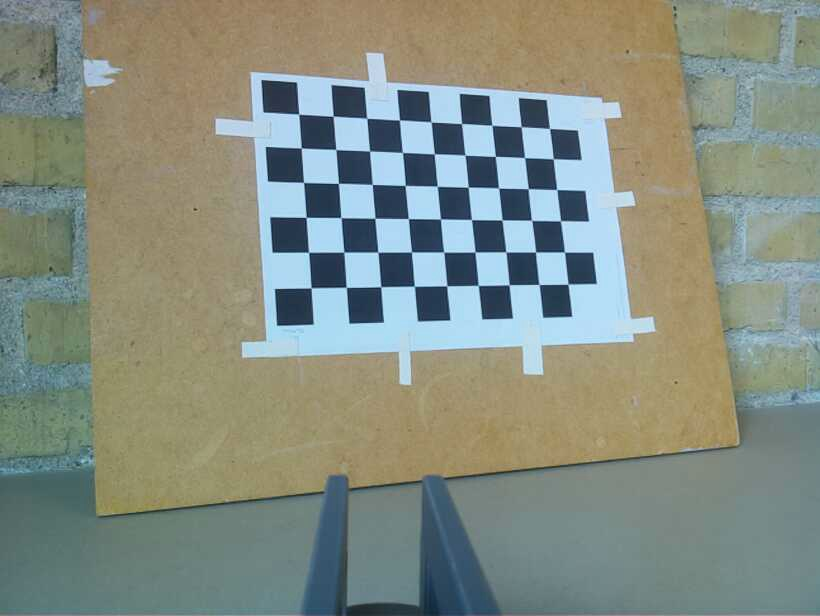
#> input picture captured_images/image_2025_Mar_25_144941_002.jpg, 820 x 616 px; its folder holds only this picture in this run
$ python cam_calibrate.py
#> lines starting #> are read from the running program, lines starting #| are printed output that depends on the picture; after the words box and inside, x2 and y2 are one past the last pixel; in counts of white or black regions, pixels touching at a corner belong together
import cv2
import numpy as np
import glob

# Chessboard parameters
CHESSBOARD_SIZE = (9, 6)  # Change this based on your chessboard
SQUARE_SIZE = 0.025  # Real-world size of a square in meters (adjust accordingly)

# Prepare object points like (0,0,0), (1,0,0), (2,0,0) ..., (8,5,0)
objp = np.zeros((CHESSBOARD_SIZE[0] * CHESSBOARD_SIZE[1], 3), np.float32)
objp[:, :2] = np.mgrid[0:CHESSBOARD_SIZE[0], 0:CHESSBOARD_SIZE[1]].T.reshape(-1, 2)
objp *= SQUARE_SIZE  # Scale to real-world size

objpoints = []  # 3D points in real-world space
imgpoints = []  # 2D points in image plane

# Load images
images = glob.glob("/home/local/svn/robobot/mqtt_python/group_103/captured_images/*.jpg")  # Put calibration images in this folder

if len(images) == 0:
    print("No images found! Check the folder path.")
else:
    print(f"Found {len(images)} images for calibration.")

for fname in images:
    img = cv2.imread(fname)
#> img is the input picture: shape (616, 820, 3); mean B, G, R 130.3, 141.2, 132.5
    if img is None:  # Ensure the image is loaded correctly
        print(f"Failed to load image {fname}")
        continue

    gray = cv2.cvtColor(img, cv2.COLOR_BGR2GRAY)
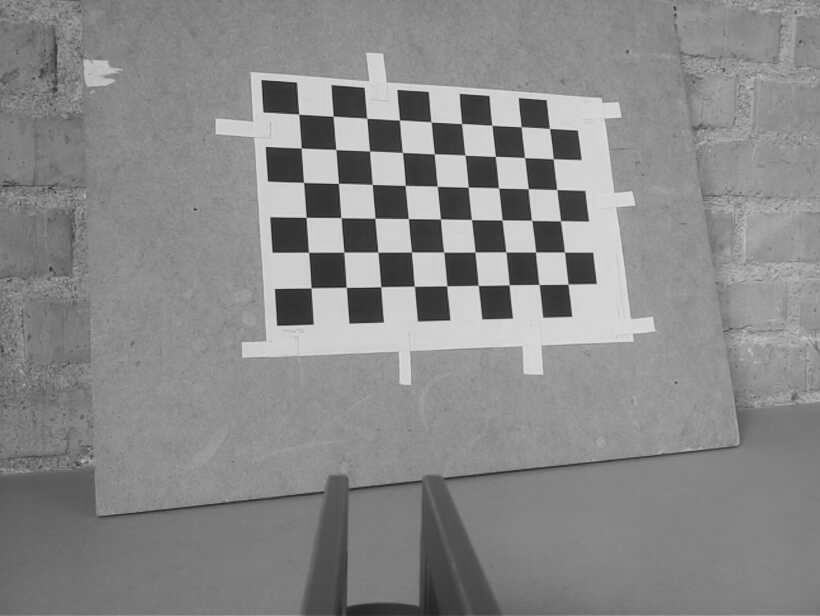
#> gray: shape (616, 820); min 19, max 238, mean 137.4

    # Find the chessboard corners
    ret, corners = cv2.findChessboardCorners(gray, CHESSBOARD_SIZE, None)
#> ret = True; corners = 54 rows, first 8: [298.7, 114], [333.1, 116.2], [367, 118.4], [399.5, 120], [431.2, 122.2], [461.5, 123.6], [491.9, 125.2], [521.2, 126.8]

    if ret:
        objpoints.append(objp)
        imgpoints.append(corners)
        cv2.drawChessboardCorners(img, CHESSBOARD_SIZE, corners, ret)
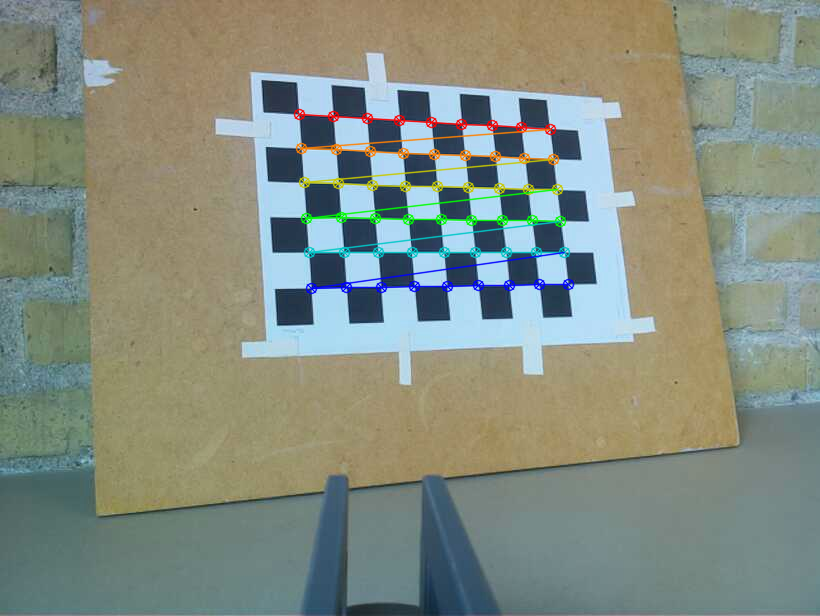
#> img: shape (616, 820, 3); 2.45% of pixels changed, all inside (x1, y1, x2, y2) = (293, 108, 575, 295)
        #cv2.imshow("Calibration", img)
        #cv2.waitKey(500)
        print(f"Found corners in {fname}")
    else:
        print(f"No corners found in {fname}")

cv2.destroyAllWindows()

# Check if enough valid images were found
if len(objpoints) < 10:  # Minimum number of images for calibration
    print("Not enough valid images with detected corners.")
else:
    # Perform camera calibration
    ret, camera_matrix, distortion_coeffs, rvecs, tvecs = cv2.calibrateCamera(objpoints, imgpoints, gray.shape[::-1], None, None)

    # Save calibration data
    np.savez("calibration_data.npz", camera_matrix=camera_matrix, distortion_coeffs=distortion_coeffs)
    print("Calibration complete! Data saved to calibration_data.npz.")

$ run again, on captured_images/image_2025_Mar_25_145009_006.jpg
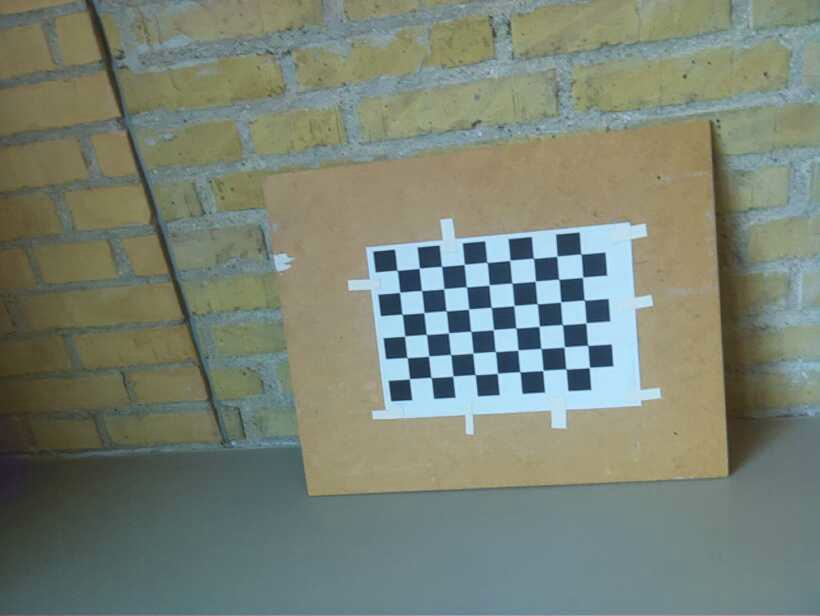
#> input picture captured_images/image_2025_Mar_25_145009_006.jpg, 820 x 616 px
#> img is the input picture: shape (616, 820, 3); mean B, G, R 117.7, 130.7, 121.4
#> `gray = cv2.cvtColor(img, cv2.COLOR_BGR2GRAY)`:
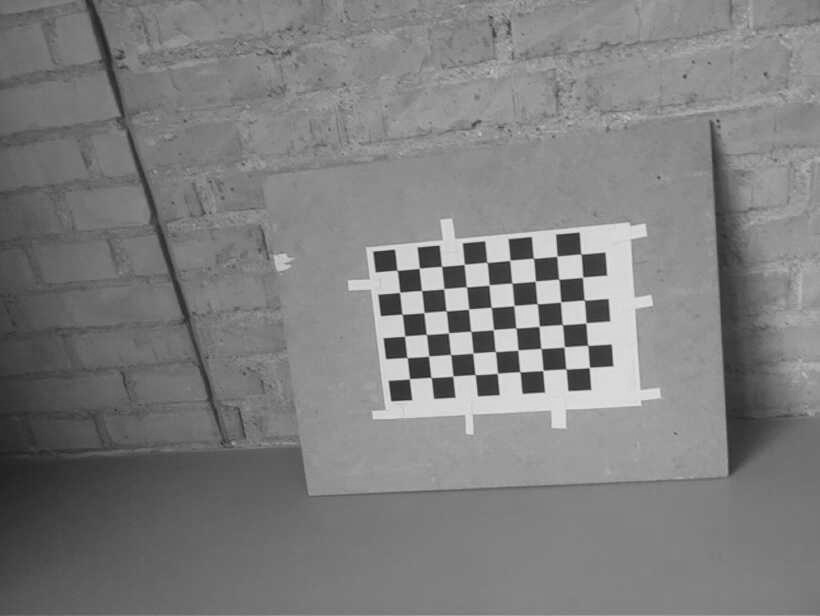
#> gray: shape (616, 820); min 31, max 233, mean 126.5
#> ret = True; corners = 54 rows, first 8: [396.9, 270.2], [419.3, 268.1], [441.6, 266.3], [464, 264.3], [486.9, 262.4], [509.7, 260.3], [533.2, 258.3], [556.9, 256]
#> `cv2.drawChessboardCorners(img, CHESSBOARD_SIZE, corners, ret)`:
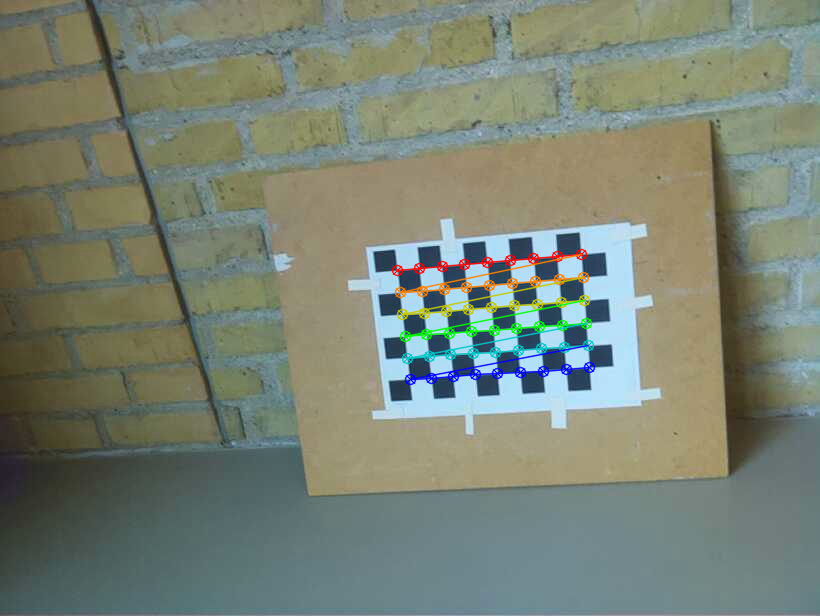
#> img: shape (616, 820, 3); 1.96% of pixels changed, all inside (x1, y1, x2, y2) = (391, 248, 596, 386)

$ run again, on captured_images/image_2025_Mar_25_145020_007.jpg
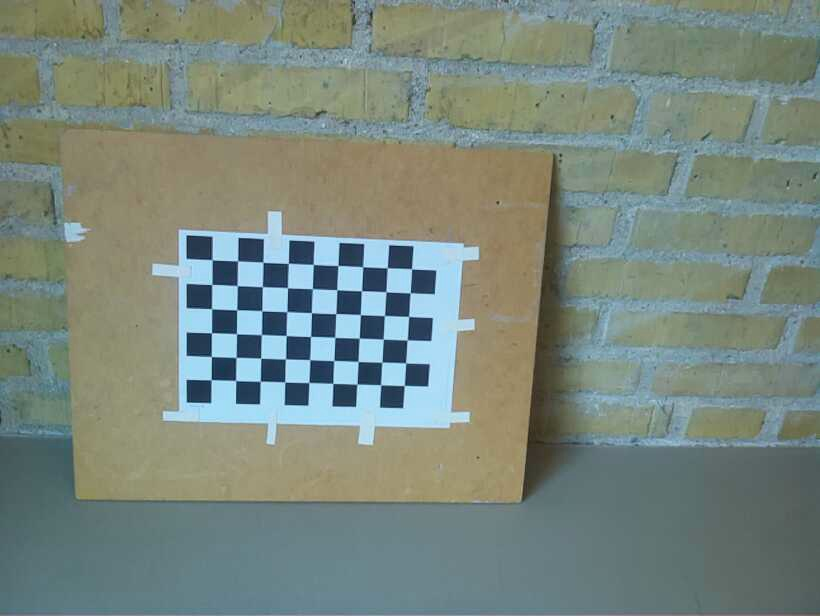
#> input picture captured_images/image_2025_Mar_25_145020_007.jpg, 820 x 616 px
#> img is the input picture: shape (616, 820, 3); mean B, G, R 126.4, 135.2, 121.4
#> `gray = cv2.cvtColor(img, cv2.COLOR_BGR2GRAY)`:
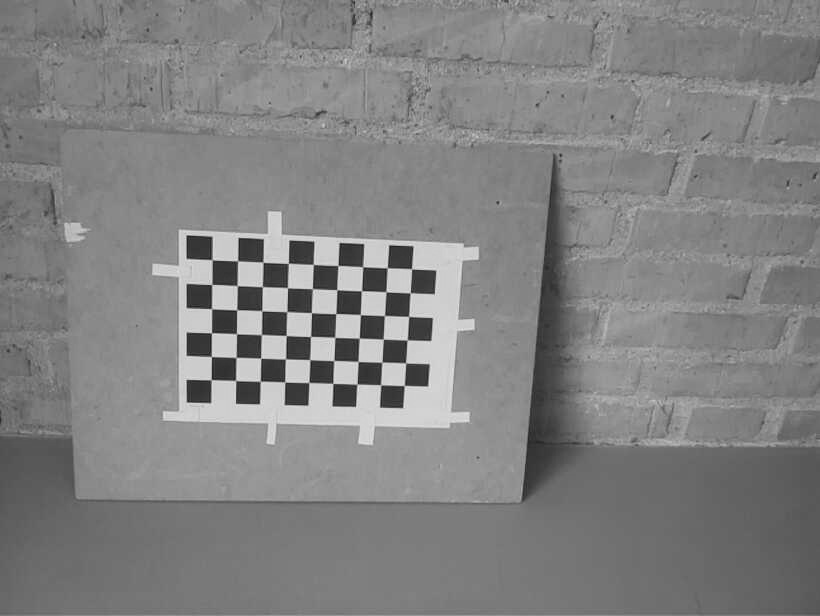
#> gray: shape (616, 820); min 27, max 234, mean 130.1
#> ret = True; corners = 54 rows, first 8: [212, 259.6], [237.6, 260.8], [263.1, 262.3], [288.3, 263.4], [313.4, 264.4], [338, 265.6], [362.8, 266.8], [387.3, 267.8]
#> `cv2.drawChessboardCorners(img, CHESSBOARD_SIZE, corners, ret)`:
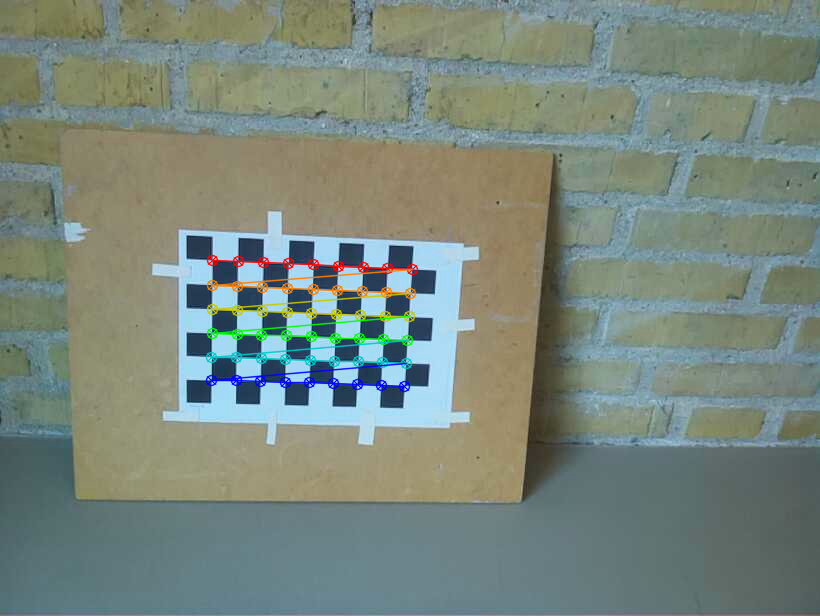
#> img: shape (616, 820, 3); 2.06% of pixels changed, all inside (x1, y1, x2, y2) = (205, 254, 419, 393)

$ run again, on captured_images/image_2025_Mar_25_145028_008.jpg
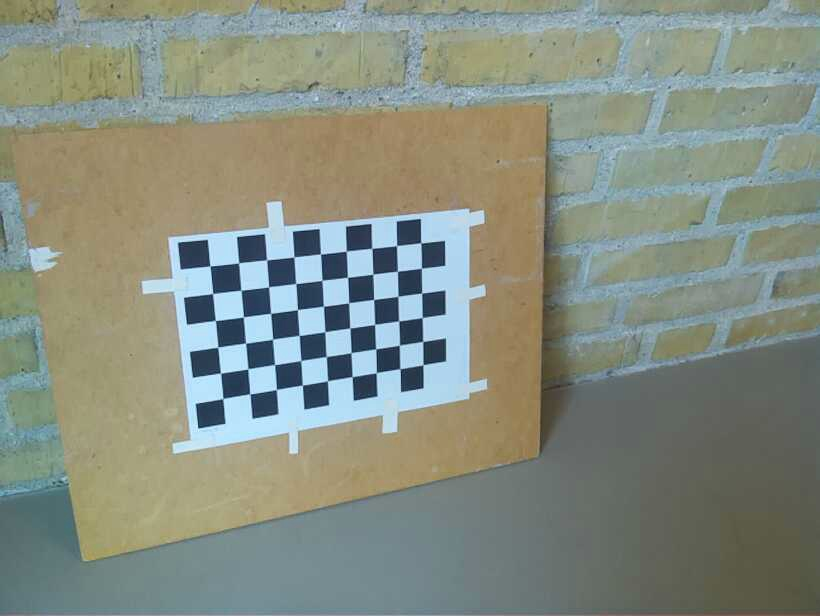
#> input picture captured_images/image_2025_Mar_25_145028_008.jpg, 820 x 616 px
#> img is the input picture: shape (616, 820, 3); mean B, G, R 129.7, 141.3, 133.5
#> `gray = cv2.cvtColor(img, cv2.COLOR_BGR2GRAY)`:
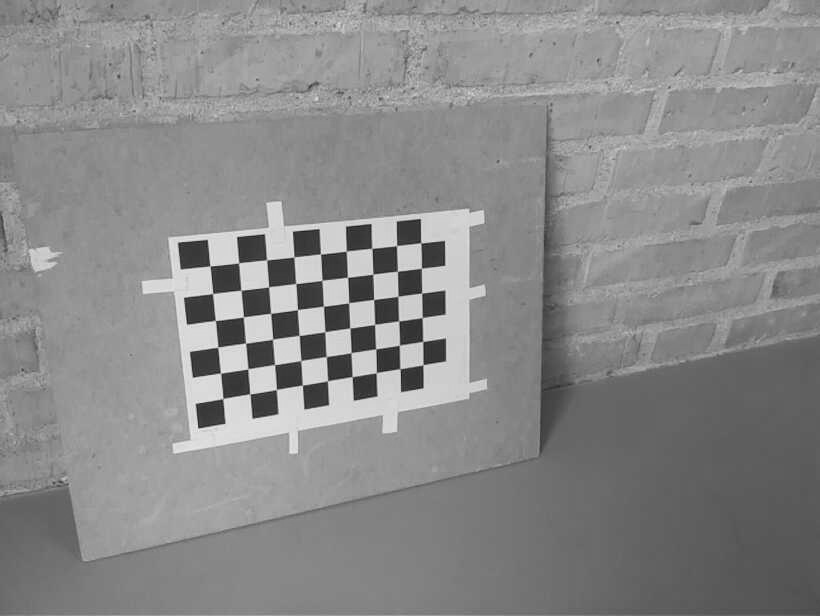
#> gray: shape (616, 820); min 19, max 246, mean 137.6
#> ret = True; corners = 54 rows, first 8: [210.1, 265.9], [238.7, 262.9], [266.7, 259.8], [293.9, 257], [320.4, 254], [346, 251.4], [371.7, 248.4], [396.6, 245.5]
#> `cv2.drawChessboardCorners(img, CHESSBOARD_SIZE, corners, ret)`:
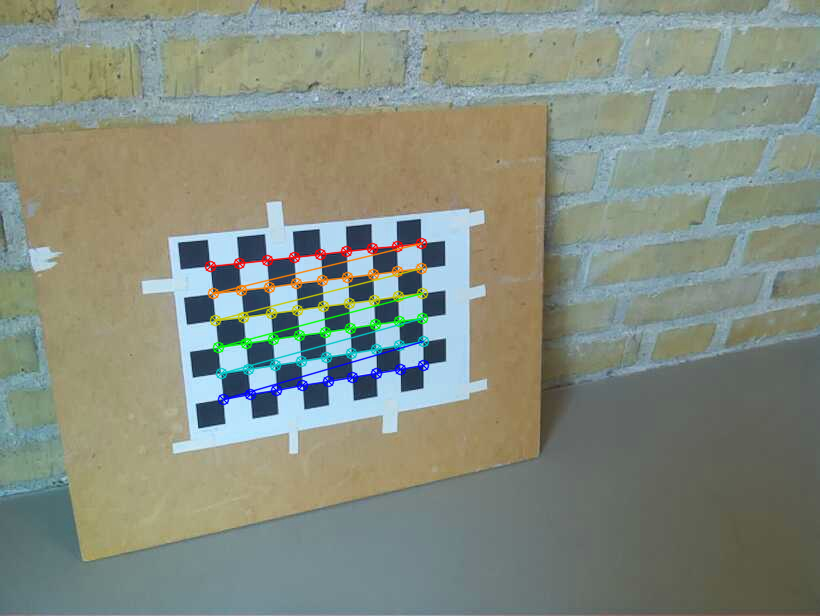
#> img: shape (616, 820, 3); 2.12% of pixels changed, all inside (x1, y1, x2, y2) = (204, 237, 430, 406)

$ run again, on captured_images/image_2025_Mar_25_144949_003.jpg
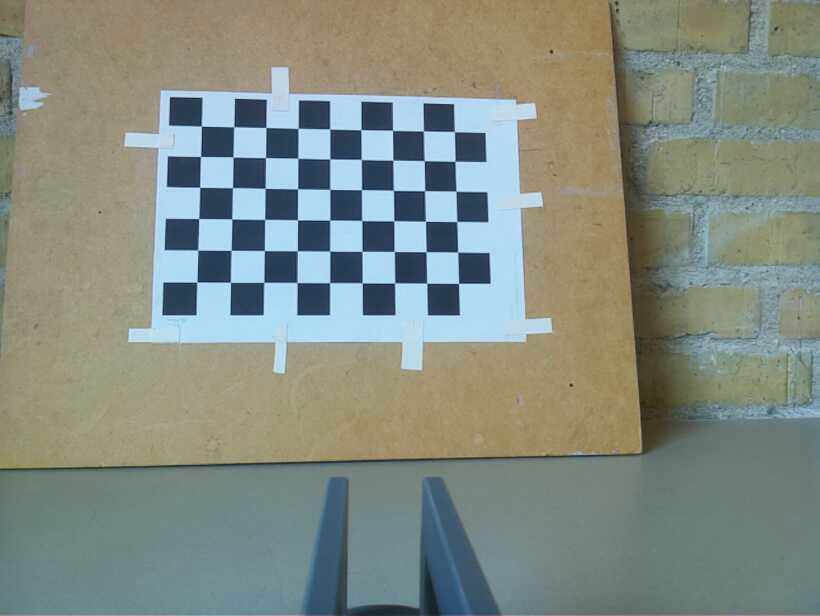
#> input picture captured_images/image_2025_Mar_25_144949_003.jpg, 820 x 616 px
#> img is the input picture: shape (616, 820, 3); mean B, G, R 130.3, 139.8, 131.3
#> `gray = cv2.cvtColor(img, cv2.COLOR_BGR2GRAY)`:
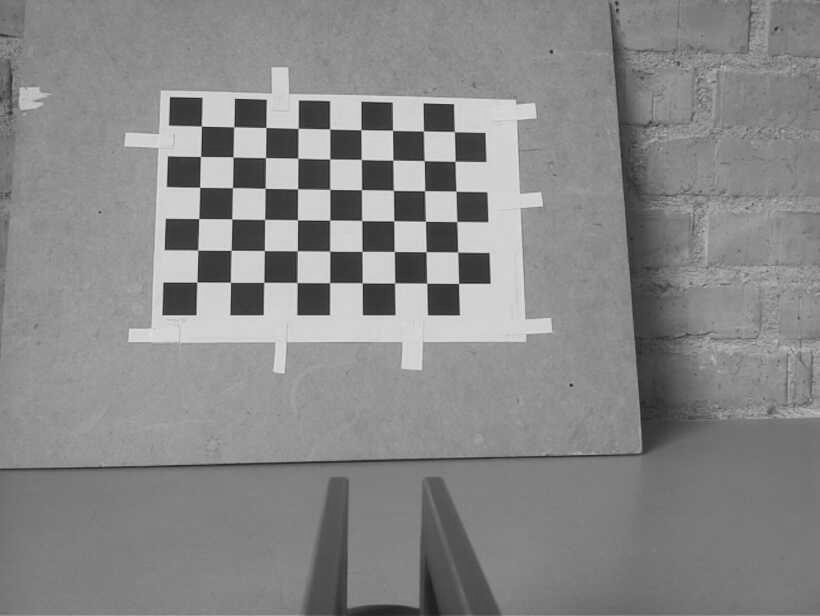
#> gray: shape (616, 820); min 24, max 238, mean 136.2
#> ret = True; corners = 54 rows, first 8: [201.5, 126.1], [233.8, 127], [265.9, 127.5], [298.2, 128.3], [329.5, 128.8], [360.9, 129.5], [392.5, 130.3], [423.4, 131]
#> `cv2.drawChessboardCorners(img, CHESSBOARD_SIZE, corners, ret)`:
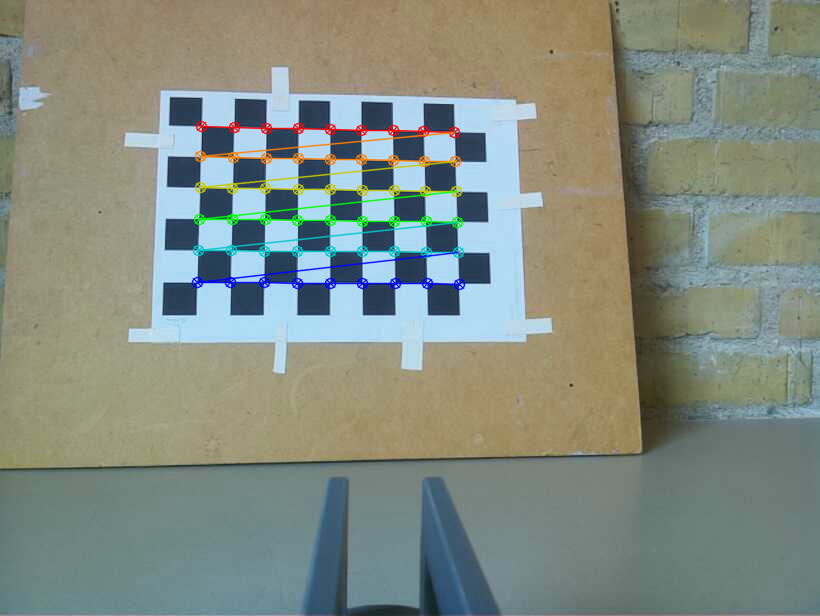
#> img: shape (616, 820, 3); 2.48% of pixels changed, all inside (x1, y1, x2, y2) = (191, 120, 466, 291)
